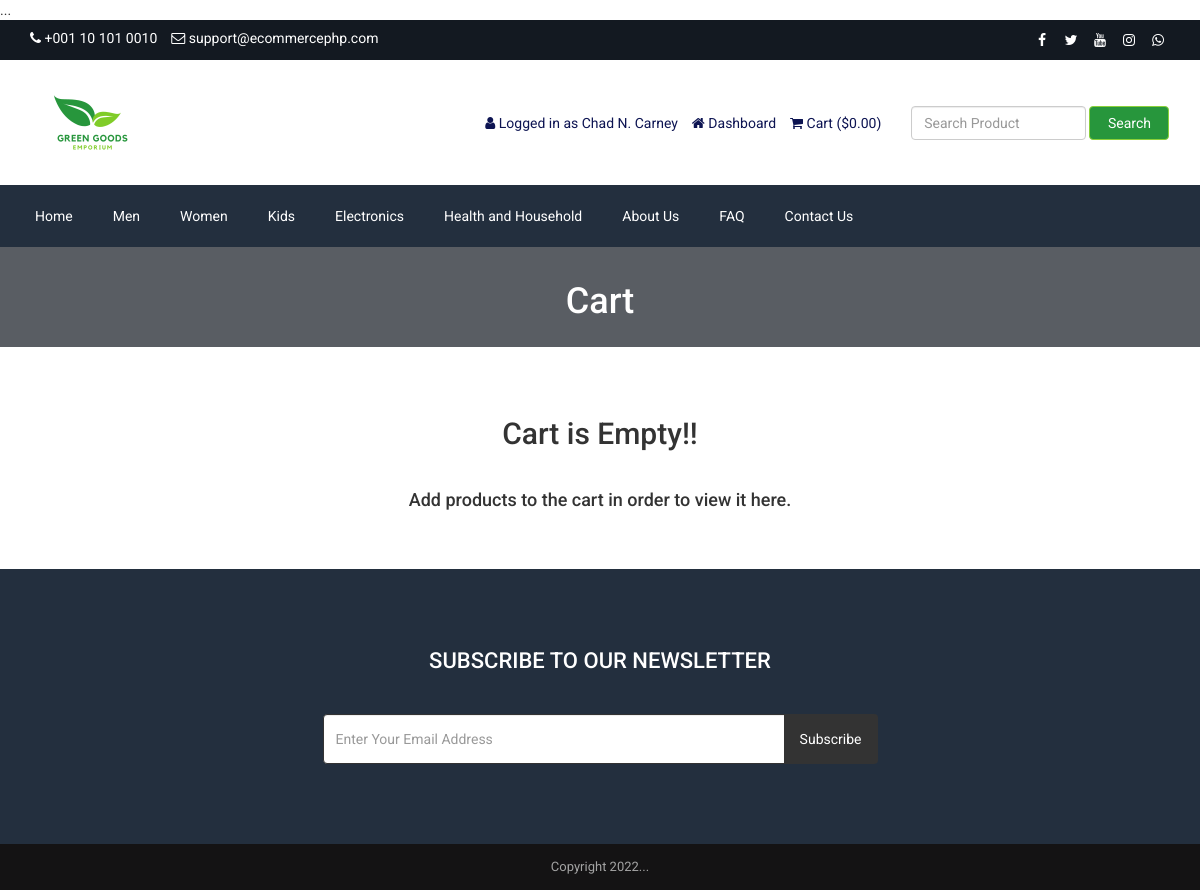
Page /cart.php (signed in) on the committed database.
### tables this page shows
CREATE TABLE `tbl_settings` (
  `id` int(11) NOT NULL,
  `logo` varchar(255) NOT NULL,
  `favicon` varchar(255) NOT NULL,
  `footer_about` text NOT NULL,
  `footer_copyright` text NOT NULL,
  `contact_address` text NOT NULL,
  `contact_email` varchar(255) NOT NULL,
  `contact_phone` varchar(255) NOT NULL,
  `contact_fax` varchar(255) NOT NULL,
  `contact_map_iframe` text NOT NULL,
  `receive_email` varchar(255) NOT NULL,
  `receive_email_subject` varchar(255) NOT NULL,
  `receive_email_thank_you_message` text NOT NULL,
  `forget_password_message` text NOT NULL,
  `total_recent_post_footer` int(10) NOT NULL,
  `total_popular_post_footer` int(10) NOT NULL,
  `total_recent_post_sidebar` int(11) NOT NULL,
  `total_popular_post_sidebar` int(11) NOT NULL,
  `total_featured_product_home` int(11) NOT NULL,
  `total_latest_product_home` int(11) NOT NULL,
  `total_popular_product_home` int(11) NOT NULL,
  `meta_title_home` text NOT NULL,
  `meta_keyword_home` text NOT NULL,
  `meta_description_home` text NOT NULL,
  `banner_login` text NOT NULL,
  `banner_registration` text NOT NULL,
  `banner_forget_password` text NOT NULL,
  `banner_reset_password` text NOT NULL,
  `banner_search` text NOT NULL,
  `banner_cart` text NOT NULL,
  `banner_checkout` text NOT NULL,
  `banner_product_category` text NOT NULL,
  `banner_blog` text NOT NULL,
  `cta_title` varchar(255) NOT NULL,
  `cta_content` text NOT NULL,
  `cta_read_more_text` varchar(255) NOT NULL,
  `cta_read_more_url` varchar(255) NOT NULL,
  `cta_photo` text NOT NULL,
  `featured_product_title` varchar(255) NOT NULL,
  `featured_product_subtitle` varchar(255) NOT NULL,
  `latest_product_title` varchar(255) NOT NULL,
  `latest_product_subtitle` varchar(255) NOT NULL,
  `popular_product_title` varchar(255) NOT NULL,
  `popular_product_subtitle` varchar(255) NOT NULL,
  `testimonial_title` varchar(255) NOT NULL,
  `testimonial_subtitle` varchar(255) NOT NULL,
  `testimonial_photo` text NOT NULL,
  `blog_title` varchar(255) NOT NULL,
  `blog_subtitle` varchar(255) NOT NULL,
  `newsletter_text` text NOT NULL,
  `paypal_email` text NOT NULL,
  `stripe_public_key` text NOT NULL,
  `stripe_secret_key` text NOT NULL,
  `bank_detail` text NOT NULL,
  `before_head` text NOT NULL,
  `after_body` text NOT NULL,
  `before_body` text NOT NULL,
  `home_service_on_off` int(11) NOT NULL,
  `home_welcome_on_off` int(11) NOT NULL,
  `home_featured_product_on_off` int(11) NOT NULL,
  `home_latest_product_on_off` int(11) NOT NULL,
  `home_popular_product_on_off` int(11) NOT NULL,
  `home_testimonial_on_off` int(11) NOT NULL,
  `home_blog_on_off` int(11) NOT NULL,
  `newsletter_on_off` int(11) NOT NULL,
  `ads_above_welcome_on_off` int(1) NOT NULL,
  `ads_above_featured_product_on_off` int(1) NOT NULL,
  `ads_above_latest_product_on_off` int(1) NOT NULL,
  `ads_above_popular_product_on_off` int(1) NOT NULL,
  `ads_above_testimonial_on_off` int(1) NOT NULL,
  `ads_category_sidebar_on_off` int(1) NOT NULL
);

CREATE TABLE `tbl_social` (
  `social_id` int(11) NOT NULL,
  `social_name` varchar(30) NOT NULL,
  `social_url` varchar(255) NOT NULL,
  `social_icon` varchar(30) NOT NULL
);

CREATE TABLE `tbl_top_category` (
  `tcat_id` int(11) NOT NULL,
  `tcat_name` varchar(255) NOT NULL,
  `show_on_menu` int(1) NOT NULL
);

CREATE TABLE `tbl_page` (
  `id` int(11) NOT NULL,
  `about_title` varchar(255) NOT NULL,
  `about_content` text NOT NULL,
  `about_banner` varchar(255) NOT NULL,
  `about_meta_title` varchar(255) NOT NULL,
  `about_meta_keyword` text NOT NULL,
  `about_meta_description` text NOT NULL,
  `faq_title` varchar(255) NOT NULL,
  `faq_banner` varchar(255) NOT NULL,
  `faq_meta_title` varchar(255) NOT NULL,
  `faq_meta_keyword` text NOT NULL,
  `faq_meta_description` text NOT NULL,
  `blog_title` varchar(255) NOT NULL,
  `blog_banner` varchar(255) NOT NULL,
  `blog_meta_title` varchar(255) NOT NULL,
  `blog_meta_keyword` text NOT NULL,
  `blog_meta_description` text NOT NULL,
  `contact_title` varchar(255) NOT NULL,
  `contact_banner` varchar(255) NOT NULL,
  `contact_meta_title` varchar(255) NOT NULL,
  `contact_meta_keyword` text NOT NULL,
  `contact_meta_description` text NOT NULL,
  `pgallery_title` varchar(255) NOT NULL,
  `pgallery_banner` varchar(255) NOT NULL,
  `pgallery_meta_title` varchar(255) NOT NULL,
  `pgallery_meta_keyword` text NOT NULL,
  `pgallery_meta_description` text NOT NULL,
  `vgallery_title` varchar(255) NOT NULL,
  `vgallery_banner` varchar(255) NOT NULL,
  `vgallery_meta_title` varchar(255) NOT NULL,
  `vgallery_meta_keyword` text NOT NULL,
  `vgallery_meta_description` text NOT NULL
);

### cart.php (the view, shortened to what this page needs)
<?php require_once('header.php'); ?>
<?php
$statement = $pdo->prepare("SELECT * FROM tbl_settings WHERE id=1");
$statement->execute();
$result = $statement->fetchAll(PDO::FETCH_ASSOC);
foreach ($result as $row) {
    $banner_cart = $row['banner_cart'];
}
?>
<div class="page-banner" style="background-image: url(assets/uploads/<?php echo $banner_cart; ?>)">
    <div class="overlay"></div>
    <div class="page-banner-inner">
        <h1><?php echo LANG_VALUE_18; ?></h1>
    </div>
</div>
<div class="page">
	<div class="container">
		<div class="row">
			<div class="col-md-12">
                <?php if(!isset($_SESSION['cart_p_id'])): ?>
                    <?php echo '<h2 class="text-center">Cart is Empty!!</h2></br>'; ?>
                    <?php echo '<h4 class="text-center">Add products to the cart in order to view it here.</h4>'; ?>
                <?php endif; ?>
			</div>
		</div>
	</div>
</div>
<?php require_once('footer.php'); ?>

### header.php (shortened to what this page needs)
<?php
include("admin/inc/config.php");
$statement = $pdo->prepare("SELECT * FROM tbl_settings WHERE id=1");
$statement->execute();
$result = $statement->fetchAll(PDO::FETCH_ASSOC);
foreach ($result as $row)
{
	$logo = $row['logo'];
	$contact_email = $row['contact_email'];
	$contact_phone = $row['contact_phone'];
    $after_body = $row['after_body'];
}
?>
<!DOCTYPE html>
<html lang="en">
<head>
	<link rel="stylesheet" href="assets/css/main2.css">
	<link rel="stylesheet" href="assets/css/font-awesome.min.css">
	<link rel="stylesheet" href="assets/css/owl.carousel.min.css">
	<link rel="stylesheet" href="assets/css/owl.theme.default.min.css">
	<link rel="stylesheet" href="assets/css/jquery.bxslider.min.css">
    <link rel="stylesheet" href="assets/css/magnific-popup.css">
    <link rel="stylesheet" href="assets/css/rating.css">
	<link rel="stylesheet" href="assets/css/spacing.css">
	<link rel="stylesheet" href="assets/css/just-slider.css">
	<link rel="stylesheet" href="assets/css/animate.min.css">
	<link rel="stylesheet" href="assets/css/tree-menu.css">
	<link rel="stylesheet" href="assets/css/select2.min.css">
	<link rel="stylesheet" href="assets/css/main.css">
	<link rel="stylesheet" href="assets/css/responsive.css">
	<?php
	$statement = $pdo->prepare("SELECT * FROM tbl_page WHERE id=1");
	$statement->execute();
	$result = $statement->fetchAll(PDO::FETCH_ASSOC);
		?>
</head>
<body>
<?php echo $after_body; ?>
<div class="top">
	<div class="container">
		<div class="row">
			<div class="col-md-6 col-sm-6 col-xs-12">
				<div class="left">
					<ul>
						<li><i class="fa fa-phone"></i> <?php echo $contact_phone; ?></li>
						<li><i class="fa fa-envelope-o"></i> <?php echo $contact_email; ?></li>
					</ul>
				</div>
			</div>
			<div class="col-md-6 col-sm-6 col-xs-12">
				<div class="right">
					<ul>
						<?php
						$statement = $pdo->prepare("SELECT * FROM tbl_social");
						$statement->execute();
						$result = $statement->fetchAll(PDO::FETCH_ASSOC);
						foreach ($result as $row) {
							?>
							<?php if($row['social_url'] != ''): ?>
							<li><a href="<?php echo $row['social_url']; ?>"><i class="<?php echo $row['social_icon']; ?>"></i></a></li>
							<?php endif; ?>
							<?php
						}
						?>
					</ul>
				</div>
			</div>
		</div>
	</div>
</div>
<div class="header">
	<div class="container">
		<div class="row inner">
			<div class="col-md-4 logo">
				<a href="index.php"><img src="assets/uploads/<?php echo $logo; ?>" alt="logo image"></a>
			</div>
			<div class="col-md-5 right">
				<ul>
					<?php
					if(isset($_SESSION['customer'])) {
						?>
						<li><i class="fa fa-user"></i> <?php echo LANG_VALUE_13; ?> <?php echo $_SESSION['customer']['cust_name']; ?></li>
						<li><a href="dashboard.php"><i class="fa fa-home"></i> <?php echo LANG_VALUE_89; ?></a></li>
						<?php
					} else {
						?>
						<li><a href="login.php"><i class="fa fa-sign-in"></i> <?php echo LANG_VALUE_9; ?></a></li>
						<li><a href="registration.php"><i class="fa fa-user-plus"></i> <?php echo LANG_VALUE_15; ?></a></li>
						<?php
					}
					?>
					<li><a href="cart.php"><i class="fa fa-shopping-cart"></i> <?php echo LANG_VALUE_18; ?> (<?php echo LANG_VALUE_1; ?><?php
					if(isset($_SESSION['cart_p_id'])) {
						$table_total_price = 0;
						$i=0;
	                    foreach($_SESSION['cart_p_qty'] as $key => $value)
	                    {
	                        $i++;
	                        $arr_cart_p_qty[$i] = $value;
	                    }                    $i=0;
	                    foreach($_SESSION['cart_p_current_price'] as $key => $value)
	                    {
	                        $i++;
	                        $arr_cart_p_current_price[$i] = $value;
	                    }
	                    for($i=1;$i<=count($arr_cart_p_qty);$i++) {
	                    	$row_total_price = $arr_cart_p_current_price[$i]*$arr_cart_p_qty[$i];
	                        $table_total_price = $table_total_price + $row_total_price;
	                    }
						echo $table_total_price;
					} else {
						echo '0.00';
					}
					?>)</a></li>
				</ul>
			</div>
			<div class="col-md-3 search-area">
				<form class="navbar-form navbar-left" role="search" action="search-result.php" method="get">
					<div class="form-group">
						<input type="text" class="form-control search-top" placeholder="<?php echo LANG_VALUE_2; ?>" name="search_text">
					</div>
					<button type="submit" class="btn btn-danger"><?php echo LANG_VALUE_3; ?></button>
				</form>
			</div>
		</div>
	</div>
</div>
<div class="nav">
	<div class="container">
		<div class="row">
			<div class="col-md-12 pl_0 pr_0">
				<div class="menu-container">
					<div class="menu">
						<ul>
							<li><a href="index.php">Home</a></li>
							<?php
							$statement = $pdo->prepare("SELECT * FROM tbl_top_category WHERE show_on_menu=1");
							$statement->execute();
							$result = $statement->fetchAll(PDO::FETCH_ASSOC);
							foreach ($result as $row) {
								?>
								<li><a href="product-category.php?id=<?php echo $row['tcat_id']; ?>&type=top-category"><?php echo $row['tcat_name']; ?></a>
								</li>
								<?php
							}
							?>
							<?php
							$statement = $pdo->prepare("SELECT * FROM tbl_page WHERE id=1");
							$statement->execute();
							$result = $statement->fetchAll(PDO::FETCH_ASSOC);
							foreach ($result as $row) {
								$about_title = $row['about_title'];
								$faq_title = $row['faq_title'];
								$contact_title = $row['contact_title'];
							}
							?>
							<li><a href="about.php"><?php echo $about_title; ?></a></li>
							<li><a href="faq.php"><?php echo $faq_title; ?></a></li>
							<li><a href="contact.php"><?php echo $contact_title; ?></a></li>
						</ul>
					</div>
				</div>
			</div>
		</div>
	</div>
</div>

### footer.php (shortened to what this page needs)
<?php
$statement = $pdo->prepare("SELECT * FROM tbl_settings WHERE id=1");
$statement->execute();
$result = $statement->fetchAll(PDO::FETCH_ASSOC);
foreach ($result as $row)
{
	$footer_copyright = $row['footer_copyright'];
    $newsletter_on_off = $row['newsletter_on_off'];
}
?>
<?php if($newsletter_on_off == 1): ?>
<section class="home-newsletter">
	<div class="container">
		<div class="row">
			<div class="col-md-6 col-md-offset-3">
				<div class="single">
				<form action="" method="post">
					<h2><?php echo LANG_VALUE_93; ?></h2>
					<div class="input-group">
			        	<input type="email" class="form-control" placeholder="<?php echo LANG_VALUE_95; ?>" name="email_subscribe">
			         	<span class="input-group-btn">
			         	<button class="btn btn-theme" type="submit" name="form_subscribe"><?php echo LANG_VALUE_92; ?></button>
			         	</span>
			        </div>
				</div>
			</div>
		</div>
	</div>
</section>
<?php endif; ?>
<div class="footer-bottom">
	<div class="container">
		<div class="row">
			<div class="col-md-12 copyright">
				<?php echo $footer_copyright; ?>
			</div>
		</div>
	</div>
</div>
</body>
</html>

### assets/css/main.css (style rules this page uses)
* { margin: 0; padding: 0; }
body { font-family: "Roboto", sans-serif; font-size: 14px; }
h1, h2, h3, h4, h5, h6 { font-family: "Roboto", sans-serif; }
a { text-decoration: none; }
.top { width: 100%; height: 40px; background: #131921; }
.top .left { float: left; }
.top .left ul { padding-top: 8px; }
.top .left ul li { list-style-type: none; float: left; margin-right: 14px; color: white; }
.top .left ul li i { color: white; }
.top .right { float: right; }
.top .right ul { padding-top: 8px; }
.top .right ul li { list-style-type: none; float: left; margin-left: 5px; }
.top .right ul li a { color: white; width: 24px; height: 24px; line-height: 24px; text-align: center; border-radius: 50%; display: block; transition: all 0.4s ease; }
.header { width: 100%; height: auto; background: #fff; }
.header .inner { height: auto; display: table; }
.header .logo { float: none; display: table-cell; vertical-align: middle; }
.header .logo img { max-width: 100%; height: 125px; }
.header .navbar-form .form-control { width: 300px; }
.header .search-area { float: none; display: table-cell; vertical-align: middle; }
.header .search-area .form-group { width: calc(100% - 84px); }
.header .search-area button { width: 80px; }
.header .search-area form { width: 100%; }
.header .right { float: none; display: table-cell; vertical-align: middle; padding-right: 0; }
.header .right ul { float: right; margin-bottom: 0; }
.header .right ul li { list-style-type: none; float: left; margin-left: 14px; color: #0d1452; }
.header .right ul li a { color: #0d1452; }
.header .navbar-form .search-top { width: 100%; }
.nav { background: #232f3e; }
.menu-container { width: 100%; margin: 0 auto; background: #232f3e; }
.menu-dropdown-icon:before { content: "\f067"; font-family: "FontAwesome"; display: none; cursor: pointer; float: right; padding: 1.5em 2em; background: #fff; color: #333; }
.menu > ul { margin: 0 auto; width: 100%; list-style: none; padding: 0; position: relative; box-sizing: border-box; }
.menu > ul:before, .menu > ul:after { content: ""; display: table; }
.menu > ul:after { clear: both; }
.menu > ul > li { float: left; padding: 0; margin: 0; }
.menu > ul > li a { text-decoration: none; padding: 1.5em 20px; display: block; color: #fff; }
.footer-bottom { width: 100%; height: auto; background: #141314; padding: 14px 0; }
.footer-bottom .copyright { font-size: 13px; color: #a3a3a3; text-align: center; }
.page-banner { width: 100%; height: auto; background-repeat: no-repeat; background-position: center center; -webkit-background-size: cover; background-size: cover; position: relative; padding-top: 15px; padding-bottom: 15px; overflow: hidden; }
.page-banner .overlay { position: absolute; left: 0; top: 0; width: 100%; height: 100%; opacity: 0.7; background: #131921; }
.page-banner h1 { color: #fff; text-align: center; z-index: 999; position: relative; }
.page { width: 100%; height: auto; padding-top: 50px; padding-bottom: 50px; }
.home-newsletter { padding: 80px 0; background: #232f3e; }
.home-newsletter .single { max-width: 650px; margin: 0 auto; text-align: center; position: relative; z-index: 2; }
.home-newsletter .single h2 { font-size: 22px; color: white; text-transform: uppercase; margin-bottom: 40px; margin-top: 0; }
.home-newsletter .single .form-control { height: 50px; border-color: #333; outline: none; }
.home-newsletter .single .btn { min-height: 50px; background: #333; color: #fff; padding-left: 15px; padding-right: 15px; }

### assets/css/responsive.css (style rules this page uses)
@media only screen and (min-width: 992px) { .header .inner { width: 100%; } }
@media only screen and (min-width: 992px) { .header .search-area { padding-right: 0; } }
@media only screen and (min-width: 992px) { .header .search-area form { padding-right: 0; } }
@media only screen and (min-width: 992px) { .header .container { padding-right: 0; } }

### rows in the picture
tbl_settings: after_body "...", contact_phone "+001 10 101 0010", contact_email "support@ecommercephp.com", logo (picture), footer_copyright "Copyright 2022..."
tbl_top_category: tcat_name "Men"
tbl_top_category: tcat_name "Women"
tbl_top_category: tcat_name "Kids"
tbl_top_category: tcat_name "Electronics"
tbl_top_category: tcat_name "Health and Household"
tbl_page: about_title "About Us", faq_title "FAQ", contact_title "Contact Us"

### other values in the picture
LANG_VALUE_13 "Logged in as"
$_SESSION['customer']['cust_name'] "Chad N. Carney"
LANG_VALUE_89 "Dashboard"
LANG_VALUE_18 "Cart"
LANG_VALUE_1 "$"
LANG_VALUE_3 "Search"
LANG_VALUE_93 "SUBSCRIBE TO OUR NEWSLETTER"
LANG_VALUE_92 "Subscribe"
